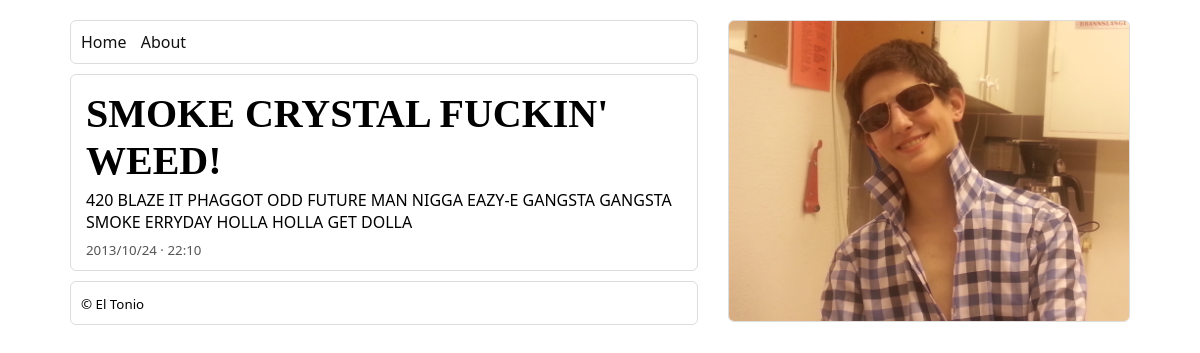
The app's page /post/2/ with its own data.
### blog/models.py (models this page shows, shortened)
class Blog(models.Model):
	title = models.CharField(max_length=32)
	date = models.DateTimeField(auto_now_add=True)
	text = models.TextField()

### blog/views.py (the view)
# urls.py: url(r'^post/(?P<post_id>\d+)/$', 'blog.views.detail', name='detail'),
def detail(request, post_id):
	post = get_object_or_404(Blog, id=post_id)
	return render_to_response('blog/detail.html', {'post': post})

### templates/blog/detail.html
{% extends 'blog/base.html' %}
{% block content %}
	<h1 class="post-title">{{ post.title }}</h1>
	<p class="post-text">{{ post.text }}</p>
	<small class="post-date">{{ post.date }}</small>
{% endblock %}

### static/blog/style.css (style rules this page uses)
* { margin: 0 auto; padding: 0; }
body { min-width: 600px; max-width: 1200px; font-family: 'Segoe UI'; background-image: url('images/cannabis.jpg'); padding-top: 10px; padding-left: 60px; padding-right: 60px; padding-bottom: 10px; }
h1 { font-family: 'Segoe UI Light'; font-size: 40px; }
#content > * { margin: 5px; }
.post-date { color: #555; }

### records on screen
Blog: title "SMOKE CRYSTAL FUCKIN' WEED!", text "420 BLAZE IT PHAGGOT ODD FUTURE MAN NIGGA EAZY-E GANGSTA GANGSTA SMOKE ERRYDAY HOLLA HOLLA GET DOLLA", date "2013/10/24 · 22:10"
